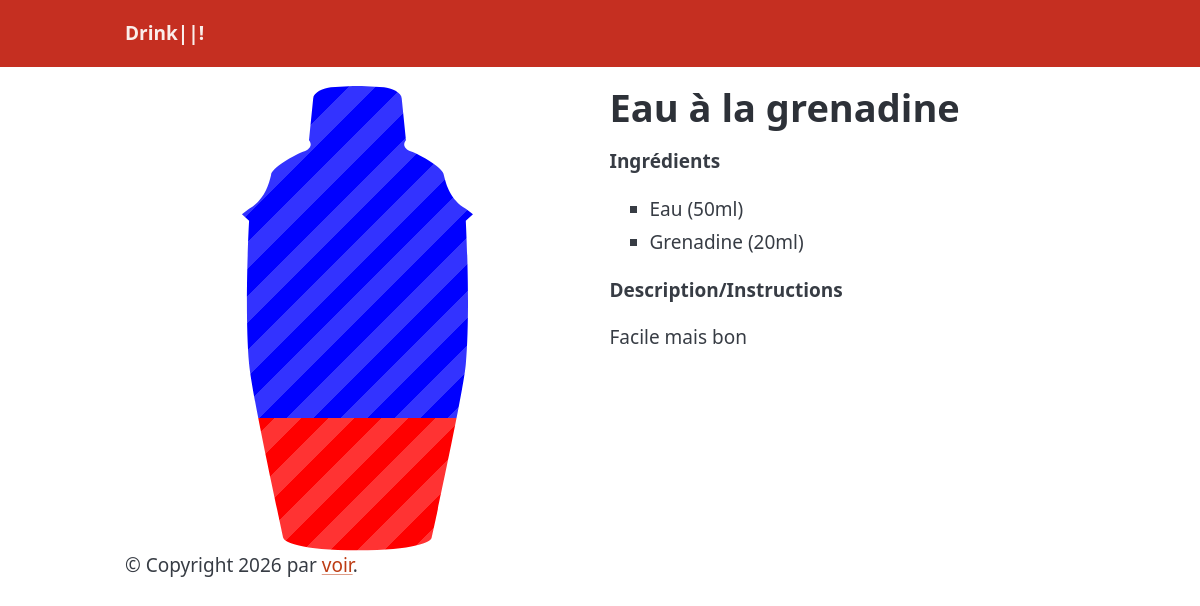
/recette/1, run on the app's committed database.
### tables this page shows
CREATE TABLE recettes_ingredient (
            recette_id INTEGER NOT NULL,
            ingredient_id INTEGER NOT NULL,
            dosage INTEGER NOT NULL,
            PRIMARY KEY (recette_id, ingredient_id),
            FOREIGN KEY (recette_id) REFERENCES recettes(id),
            FOREIGN KEY (ingredient_id) REFERENCES ingredients(id)
        );

CREATE TABLE ingredients (
            id INTEGER PRIMARY KEY AUTOINCREMENT,
            nom TEXT NOT NULL,
            couleur1 TEXT NOT NULL,
            couleur2 TEXT NOT NULL,
            ALCOOL REAL NOT NULL
        );

CREATE TABLE recettes (
            id INTEGER PRIMARY KEY AUTOINCREMENT,
            nom TEXT NOT NULL,
            description TEXT,
            alcool BOOLEAN,
            recette_original_id INT,
            nb_personne INT
        );

### main.py (the view)
@app.route("/recette/<id>", methods=["GET"])
def recette_by_id(id: int):
    recette = recuperer_recettes(id)[0]
    ingredients = recuperer_ingredients_recettes(id)
    return render_template("preview.html", recette=recette, ingredients=ingredients)

### src/bdd.py (called while the page is built)
def db_connection():
    connect=sqlite3.connect("recette.db")
    connect.row_factory=sqlite3.Row #pour fonctionnement comme dictionnaire
    return connect

def recuperer_ingredients_recettes(recette_id: int):
    connect=db_connection()
    cursor=connect.cursor()
    ingredients = cursor.execute(
        "SELECT nom, dosage, couleur1, couleur2, ALCOOL FROM recettes_ingredient JOIN ingredients ON ingredients.id == ingredient_id WHERE recette_id = ?", (recette_id,)
    )
    ingredients = ingredients.fetchall()
    connect.close()
    return [dict(i) for i in ingredients]

def recuperer_recettes(recette_id: int):
    connect=db_connection()
    cursor=connect.cursor()
    recettes = cursor.execute(
        "SELECT id, nom, description FROM recettes WHERE id = ?", (recette_id, )
    )
    recettes = recettes.fetchall()
    connect.close()
    return recettes

### templates/preview.html (shortened to what this page needs)
{% extends 'base.html' %}
{% block content %}
<div class="grid">
    <div class="recette-preview">
        <div class="shaker">
            {% for ingredient in ingredients %}
            <div class="ingredient" style="--amount: {{ ingredient['dosage'] }};
            --color1: {{ ingredient['couleur1'] }};
            --color2: {{ ingredient['couleur2'] }};"
                 title="{{ ingredient['nom'] }}">
        </div>
        {% endfor %}
    </div>
</div>
    <div>
        <h1>{{ recette['nom'] }}</h1>
        <p><strong>Ingrédients</strong></p>
        <ul>
        {% for ingredient in ingredients %}
            <li>{{ ingredient['nom'] }} ({{ingredient['dosage'] }}ml)</li>
        {% endfor %}
        </ul>
        <p><strong>Description/Instructions</strong></p>
        <p style="white-space: pre-line">{{ recette['description'] }}</p>
    </div>
</div>
{% endblock %}

### templates/preview.html (style rules this page uses)
.recette-preview { width: 100%; flex-shrink: 0; justify-content: center; display: flex; align-items: center; }
.shaker { display: flex; flex-direction: column; width: 50%; clip-path: url(#shaker); aspect-ratio: 1/2; }
.ingredient { flex: var(--amount); bottom: 0; left: 0; right: 0; transition: height .6s cubic-bezier(.4,0,.2,1); background-size: 200% 200%; animation: barberpole 20s linear infinite; background-image: repeating-linear-gradient( -45deg, var(--color1), var(--color1) 1rem, var(--color2) 1rem, var(--color2) 2rem ); }

### data on the page
recettes_ingredient: nom "Eau", dosage "50"
recettes_ingredient: nom "Grenadine", dosage "20"
recettes: nom "Eau à la grenadine", description "Facile mais bon"
